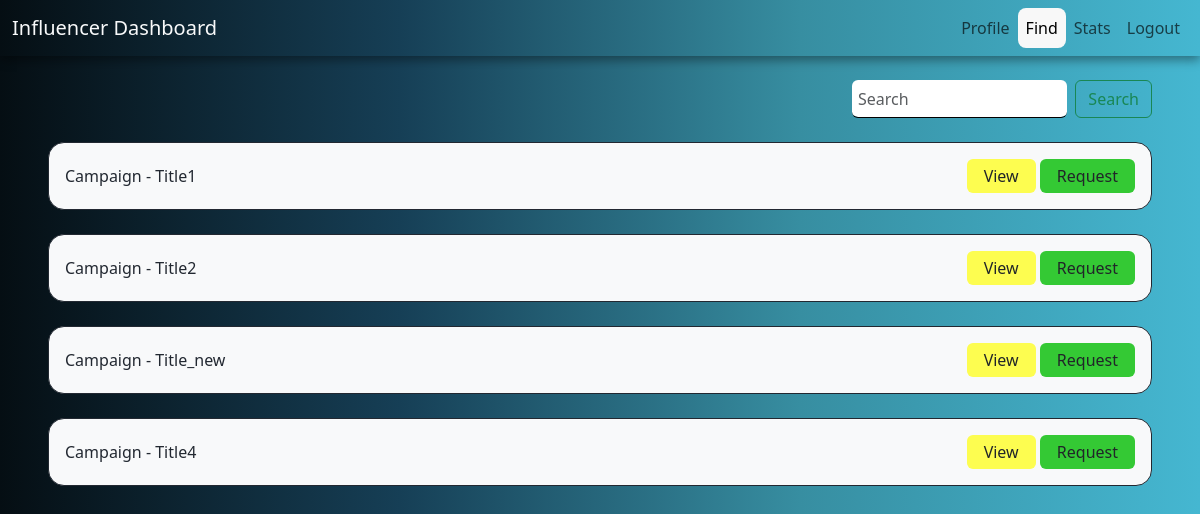
The app's page /influencer-find, older data.
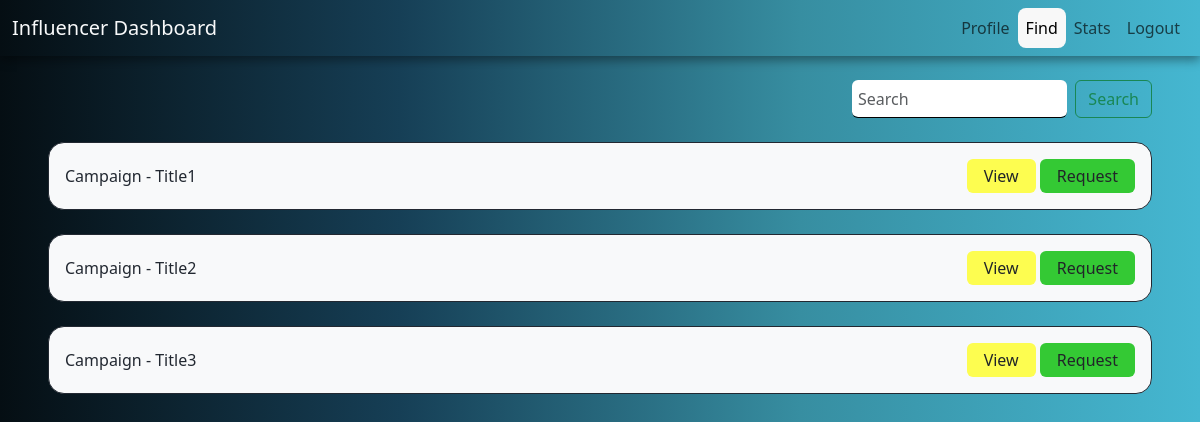
The same page, newer data.
### app/models.py (models this page shows)
class Campaign(db.Model):
    id = db.Column(db.Integer, primary_key=True)
    title = db.Column(db.String(50), nullable=False)
    description = db.Column(db.Text, nullable=False)
    niche = db.Column(db.Text, nullable=True)
    start_date = db.Column(db.Date, nullable=False)
    end_date = db.Column(db.Date, nullable=False)
    budget = db.Column(db.Float, nullable=False)
    visibility = db.Column(db.String(50), nullable=False)
    sponsor_id = db.Column(db.Integer, db.ForeignKey('sponsor.id'), nullable=False)

### app/routes.py (the view, shortened to what this page needs)
@app.route('/influencer-find', methods=['GET', 'POST'])
def influencerFind():
    return render_template('influencerFind.html', campaigns=Campaign.query.join(Sponsor).all())

### app/templates/influencerFind.html (shortened to what this page needs)
<!DOCTYPE html>
<html lang="en">
    <head>
        <link href="https://cdn.jsdelivr.net/npm/bootstrap@5.3.3/dist/css/bootstrap.min.css" rel="stylesheet">
        <link rel="stylesheet" href="{{ url_for('static', filename='styles.css') }}">
    </head>
    <body class="h-100 body-bg2 text-light">
        <nav class="navbar navbar-expand-lg bg-body-tertiary sticky-top body-bg2 text-light">
            <div class="container-fluid">
              <a class="navbar-brand text-light" href="#">Influencer Dashboard</a>
              <div class="collapse navbar-collapse" id="navbarNavAltMarkup">
                <div class="navbar-nav ms-auto">
                  <a class="nav-link" href="{{ url_for('influencerProfile') }}">Profile</a>
                  <a class="nav-link active"  aria-current="page" href="{{ url_for('influencerFind') }}">Find</a>
                  <a class="nav-link" href="#">Stats</a>
                  <a class="nav-link" href="#">Logout</a>
                </div>
              </div>
            </div>
        </nav>
        <div class="d-flex mt-4 me-5 w-25 ms-auto">
            <input class="form-control me-2 rounded" type="search" placeholder="Search" aria-label="Search">
            <button class="btn btn-outline-success" type="submit">Search</button>
        </div>
        {% for campaign in campaigns %}
            <div class="d-flex justify-content-between align-items-center bg-light border border-dark rounded-4 p-3 mt-4 ms-5 me-5">
                <p class="mb-0 text-dark">Campaign - {{ campaign.title }}</p>
                <div>
                    <button class="btn p-1 ps-3 pe-3 rounded bg-warning" data-bs-toggle="modal" data-bs-target="#viewCampaignModal{{ campaign.id }}">View</button>
                    <button class="btn p-1 ps-3 pe-3 rounded bg-success" id="requestButton{{ campaign.id }}" data-bs-toggle="modal" data-bs-target="#requestCampaignModal{{ campaign.id }}">Request</button>
                </div>
            </div>
        {% endfor %}
    </body>
</html>

Row changes from the older to the newer data that the page shows:
removed Campaign: title "Title4"
changed Campaign: title "Title_new" → "Title3"
